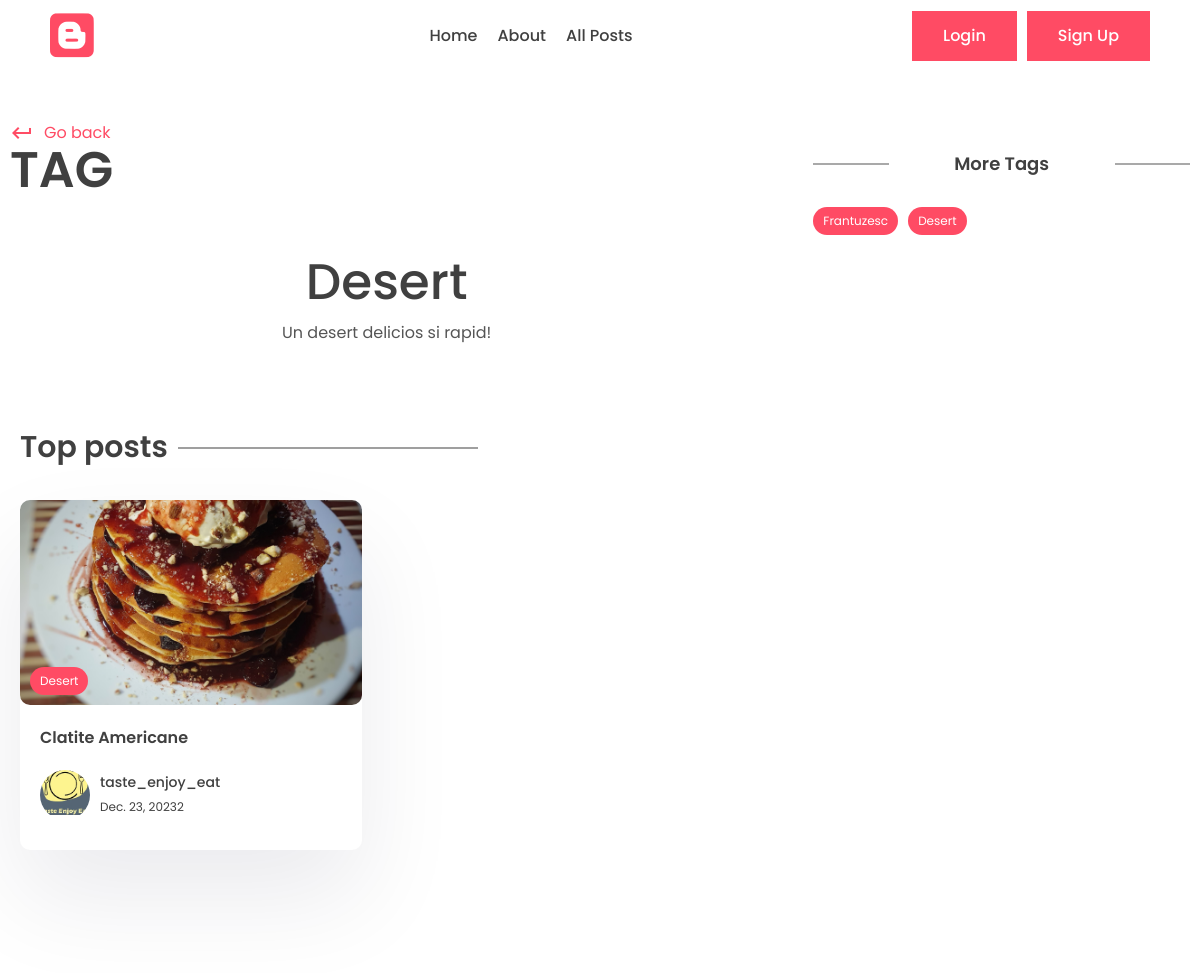
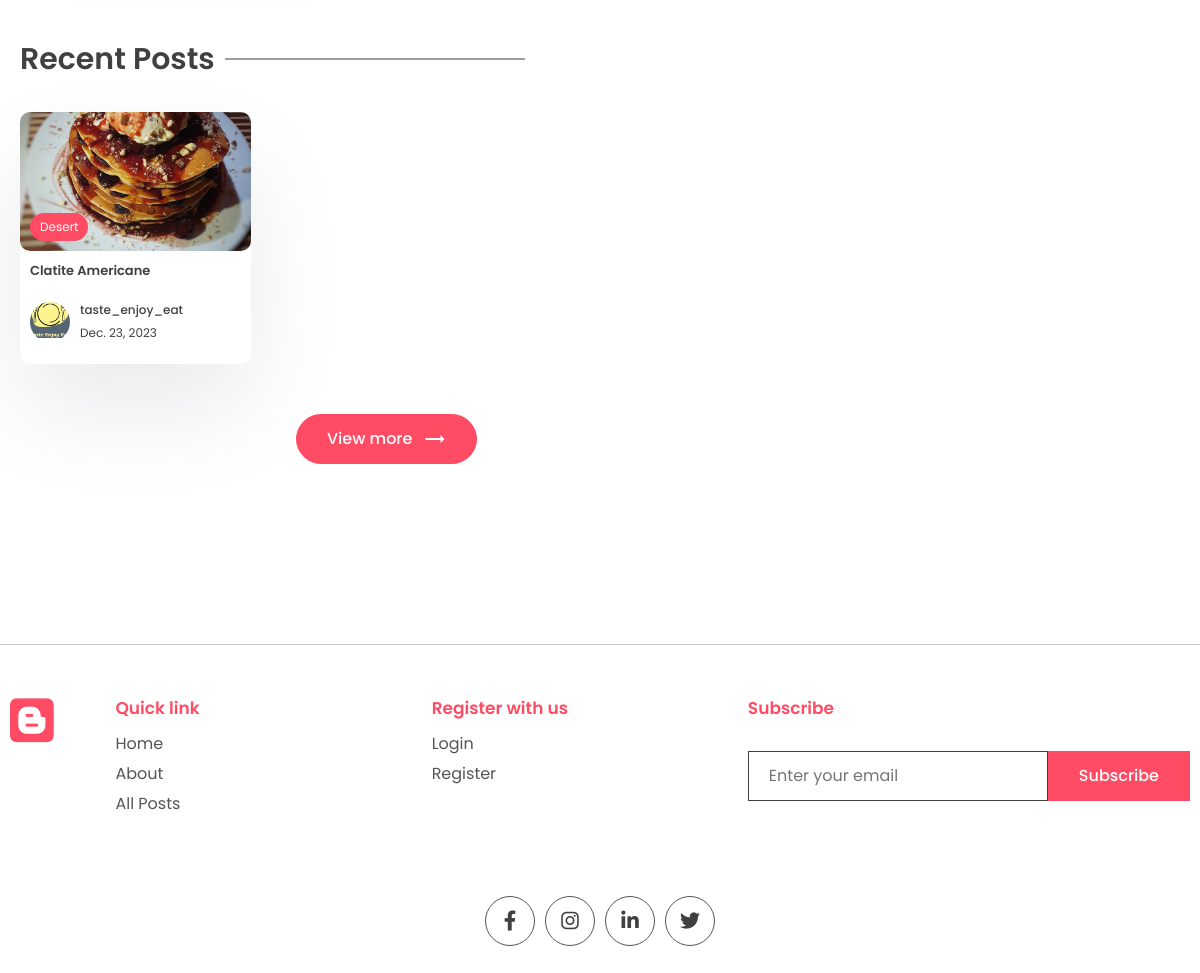
Page /tag/desert on the committed database (2 pictures, top to bottom).
### app/models.py (models this page shows, shortened)
class Tag(models.Model):
    name = models.CharField(max_length=100)
    description = models.CharField(max_length=100)
    slug = models.SlugField(max_length=200, unique=True)

class Post(models.Model):
    title = models.CharField(max_length=200)
    content = models.TextField()
    last_updated = models.DateTimeField(auto_now=True)
    slug = models.SlugField(max_length=200, unique=True)
    image = models.ImageField(null=True, blank=True, upload_to="images/")
    tags = models.ManyToManyField(Tag, blank=True, related_name='post')
    view_count = models.IntegerField(null=True, blank=True)
    is_featured = models.BooleanField(default=False)    # to show recommended posts
    author = models.ForeignKey(User, on_delete=models.CASCADE, null=True, blank=True)
    bookmark = models.ManyToManyField(User, related_name='bookmarks', default=None, blank=True)
    likes = models.ManyToManyField(User, related_name='post_like', default=None, blank=True)

class Profile(models.Model):
    user = models.OneToOneField(User, on_delete=models.CASCADE)
    profile_image = models.ImageField(null=True, blank=True, upload_to="images/")
    slug = models.SlugField(max_length=200, unique=True)
    bio = models.TextField(null=True, blank=True)

### app/views.py (the view)
# urls.py: path('tag/<slug:slug>', views.tag_page, name='tag_page'),
def tag_page(request, slug):
    tags = Tag.objects.all()
    tag = Tag.objects.get(slug=slug)
    top_posts = Post.objects.filter(tags__post__in=[tag.id]).order_by('-view_count')[0:2]
    recent_posts = Post.objects.filter(tags__post__in=[tag.id]).order_by('-last_updated')[0:2]
    context = {
        'tag': tag,
        'top_posts': top_posts,
        'recent_posts': recent_posts,
        'tags': tags
    }
    return render(request, 'app/tag.html', context)

### app/templates/app/tag.html (shortened to what this page needs)
{% extends 'base.html' %}
{%  block content %}
      <div class="container">
        <div class="layout">
          <div class="left">
            <div class="page-top">
              <div class="top flex">
                <div class="page-name">
                  <a href="#" class="learn">
                    <span class="material-icons"> keyboard_return </span> Go
                    back
                  </a>
                  <h1>Tag</h1>
                </div>
              </div>
            </div>
            <center>
              <div class="typo">
                <h1 class="title">{{ tag.name }}</h1>
                <p>
                  {{ tag.description }}
                </p>
              </div>
            </center>
            <section class="sp">
              <div class="container">
                <h1 class="sec-title">Top posts</h1>
                <div class="grid-2 blog">
                    {% for post in top_posts %}
                  <a href="{% url 'post_page' post.slug %}">
                    <div class="card">
                      <div class="post-img">
                        <img src="{{ post.image.url }}" alt="" />
                        <div class="tag">{{ post.tags.all.0.name }}</div>
                      </div>
                      <div class="card-content">
                        <h3>
                          {{ post.title }}
                        </h3>
                        <div class="author">
                          <div class="profile-pic">
                            <img src="{{ post.author.profile.profile_image.url }}" alt="" />
                          </div>
                          <div class="details">
                            <p>{{ post.author.first_name }}</p>
                            <small>{{ post.last_updated|date }}2</small>
                          </div>
                        </div>
                      </div>
                    </div>
                  </a>
                        {% empty %}
                            <p>No top posts</p>
                    {% endfor %}
                </div>
              </div>
            </section>
            <section class="sp">
              <div class="container">
                <h1 class="sec-title">Recent Posts</h1>
                <div class="grid-3 blog-grid">
                    {% for post in recent_posts %}
                  <a href="{% url 'post_page' post.slug %}">
                    <div class="card">
                      <div class="post-img">
                        <img src="{{ post.image.url }}" alt="" />
                        <div class="tag">{{ post.tags.all.0.name }}</div>
                      </div>
                      <div class="card-content">
                        <h3>
                          {{ post.title }}
                        </h3>
                        <div class="author">
                          <div class="profile-pic">
                            <img src="{{ post.author.profile.profile_image.url }}" alt="" />
                          </div>
                          <div class="details">
                            <p>{{ post.author.first_name }}</p>
                            <small>{{ post.last_updated|date }}</small>
                          </div>
                        </div>
                      </div>
                    </div>
                  </a>
                        {% empty %}
                            <p>No recent posts</p>
                    {% endfor %}
                </div>
                <center>
                  <button class="btn btn-primary rounded view">
                    View more
                    <span class="material-icons"> trending_flat </span>
                  </button>
                </center>
              </div>
</section>
          </div>
          <div class="right">
            <div class="block">
              <h2 class="title2">More Tags</h2>
              <div class="blog-tags">
                   {% for tag in tags %}
                <a href="{% url 'tag_page' tag.slug %}" class="tag">{{ tag.name }}</a>
                     {% endfor %}
              </div>
            </div>
          </div>
        </div>
      </div>
{% endblock %}

### app/static/app/style.css (style rules this page uses)
* { margin: 0; padding: 0; box-sizing: border-box; text-decoration: none; border: none; outline: none; list-style: none; font-family: "Poppins", sans-serif; color: var(--black); }
:root { --red: #ff4b64; --black: #404040; --des: #555555; --shadow: #ffffff1a 0px 1px 1px 0px inset, #32325d40 0px 50px 100px -20px, #0000004d 0px 30px 60px -30px; --shadow2: rgba(17, 12, 46, 0.084) 0px 48px 100px 0px; }
html { font-size: 62.5%; }
[class*="grid"] { display: grid; }
img { width: 100%; }
.container { max-width: 1220px; margin: auto; padding: 0 10px; }
p, a { font-size: 1.6rem; color: var(--des); }
.btn { cursor: pointer; height: 5rem; padding: 0 3rem; font-size: 1.6rem; font-weight: 500; border: 1px solid var(--red); display: flex; align-items: center; justify-content: center; gap: 1rem; }
.btn span { color: white; }
.btn-primary { background: var(--red); color: white; }
.rounded { border-radius: 5rem; }
.typo { width: 50%; margin-top: 5rem; }
.title { font-size: 5rem; font-weight: 500; }
.sp { padding: 8rem 0; }
.grid-2 { grid-template-columns: 1.3fr 1fr; align-items: center; }
.post-img { height: 40rem; width: 100%; overflow: hidden; border-radius: 1rem; }
.post-img img { height: 100%; object-fit: cover; object-position: center; }
.learn { display: flex; align-items: center; gap: 1rem; color: var(--red); margin-top: 2rem; }
.learn span { color: #ff4b64; }
.sec-title { font-size: 3rem; font-weight: 600; position: relative; width: fit-content; margin-bottom: 3rem; }
.sec-title::after { content: ""; position: absolute; right: -31rem; height: 1px; width: 30rem; background: var(--black); top: 50%; transform: translateY(-50%); }
.grid-3 { grid-template-columns: repeat(3, 1fr); gap: 5rem; }
.card { background: white; box-shadow: var(--shadow2); border-radius: 1rem; cursor: pointer; transition: 0.3s; }
.post-img { position: relative; }
.tag { position: absolute; bottom: 1rem; left: 1rem; background: var(--red); color: white; border-radius: 5rem; padding: 0.5rem 1rem; font-size: 1.2rem; }
.card-content { padding: 2rem; padding-bottom: 3rem; }
.card h3 { font-size: 1.6rem; font-weight: 600; }
.card .post-img { width: 100%; height: unset; aspect-ratio: 1/0.6; }
.author { display: flex; align-items: center; gap: 1rem; margin-top: 2rem; }
.profile-pic { width: 5rem; aspect-ratio: 1/1; border-radius: 50%; overflow: hidden; }
.author p { color: var(--black); font-weight: 500; font-size: 1.4rem; }
.author small { color: var(--black); font-size: 1.2rem; }
.view { margin-top: 5rem; }
.layout { display: flex; gap: 5rem; }
.left { width: 100%; height: 100%; }
.right { position: sticky; top: 70px; height: 100%; width: 50%; }
.page-name h1 { font-size: 5rem; text-transform: uppercase; font-weight: 600; line-height: 5rem; }
.flex { display: flex; align-items: flex-end; justify-content: space-between; }
.left .typo { width: 100%; }
.blog { grid-template-columns: 1fr 1fr; gap: 5rem; }
.title2 { position: relative; font-size: 1.8rem; text-align: center; font-weight: 600; margin-bottom: 3rem; }
.title2::before { content: ""; position: absolute; height: 1px; width: 20%; background: var(--des); left: 0; top: 50%; transform: translateY(-50%); }
.title2::after { content: ""; position: absolute; height: 1px; width: 20%; background: var(--des); right: 0; top: 50%; transform: translateY(-50%); }
.blog-grid { gap: 2rem; }
.blog-grid .card-content { padding: 1rem; padding-bottom: 2rem; }
.blog-grid .card h3 { font-size: 1.3rem; font-weight: 600; }
.blog-grid .profile-pic { width: 4rem; }
.blog-grid .author p { font-size: 1.2rem; }
.block { margin-top: 5rem; }
.blog-tags .tag { position: unset; width: fit-content; }
.blog-tags { display: flex; align-items: center; flex-wrap: wrap; gap: 1rem; margin-top: 3rem; }

### rows in the picture
Tag: name "Desert", description "Un desert delicios si rapid!"
Post: image (picture), tags.all.0.name "Desert", title "Clatite Americane", author.profile.profile_image (picture), author.first_name "taste_enjoy_eat", last_updated "Dec. 23, 2023"
Tag: name "Frantuzesc"
